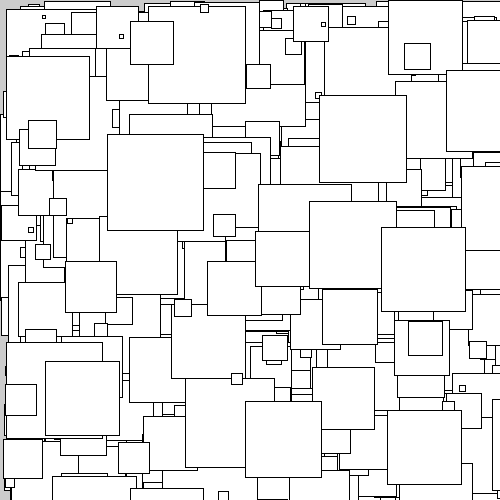
Frame 1 (no input)
Frame 60 (the mouse pressed at the canvas centre just before this capture): identical to frame 1, image omitted
Frame 120 (the mouse held since frame 60 and released just before this capture): identical to frame 1, image omitted

The Processing sketch that drew this single still picture (run headless with seeded random() and noise(); from frame 60 on, the mouse is pressed at the canvas centre):

// Processing sketch: temp_rects
// ── temp_rects.pde
int arrayLength = 1000;
float [] myRandomX; 
float [] myRandomY; 
float [] myRectSize;
  
  
Rectangle[] rectangles = new Rectangle[arrayLength];
  
void setup() {
  size(500, 500);
  frameRate(10);
 
  myRandomX = new float [arrayLength]; //dont need
  myRandomY = new float [arrayLength];
  myRectSize = new float [arrayLength];
    
    for (int x = 0; x < arrayLength; x++) {
    float xPos = random(0, 500);
    float yPos = random(0, 500);
    float rectSize = random(0, 100);
      
      myRandomX[x] = xPos; //dont need
      myRandomY[x] = yPos; 
      myRectSize[x] = rectSize;
      
          //make all rectangles
      rectangles[x] = new Rectangle((int)xPos, (int)yPos, (int)rectSize);
      
    }
    

}

void draw() {
 
/*for(int i = 0; i < arrayLength; i++){
  DrawRectangle(myRandomX[i], myRandomY[i], myRectSize[i]);
 
}*/

for(int k=0; k < rectangles.length; k++)
{
  rectangles[k].draw();
}

}
  
  /*void DrawRectangle(float x, float y, float rectSize){
  
    rect(x, y, rectSize, rectSize); 
    if (mouseX > x && mouseX < (x+rectSize) ){
      if(mouseY > y && mouseY < (y+ rectSize)){
        boolean colour = true; 
          if(colour){
           fill(255,0,0);
           rect(x, y, rectSize, rectSize); 
           fill(255); 
          }
      }
    }    
  }*/
  
  void mouseMoved()
  {
    //reset to white
      for(int k=0; k < rectangles.length; k++)
      {
        rectangles[k].c = color(255);
      }
    
      //draw first rect found (i.e. on top)
      for(int k= rectangles.length - 1; k >= 0; k--)
      {
        int x = rectangles[k].x;
        int y = rectangles[k].y;
        int rectSize = rectangles[k].rectSize;
        
        if (mouseX > x && mouseX < (x+rectSize) ){
      if(mouseY > y && mouseY < (y+ rectSize)){
        //mouse is above rect, so change color
        rectangles[k].c = color(255, 0, 0);
        break; //dangerous only one rect will highlight (but could be in background)
      }
        }
      }
    
  }

// ── Rectangle.pde
class Rectangle {
  //public
  int x;
  int y;
  int rectSize;
  color c;

  Rectangle(int x, int y, int rectSize)
  {
    this.x = x;
    this.y = y;
    this.rectSize = rectSize;
    c = color(255);
  }



void draw() {
  fill(c);
  rect(x, y, rectSize, rectSize); 
  
}

}
